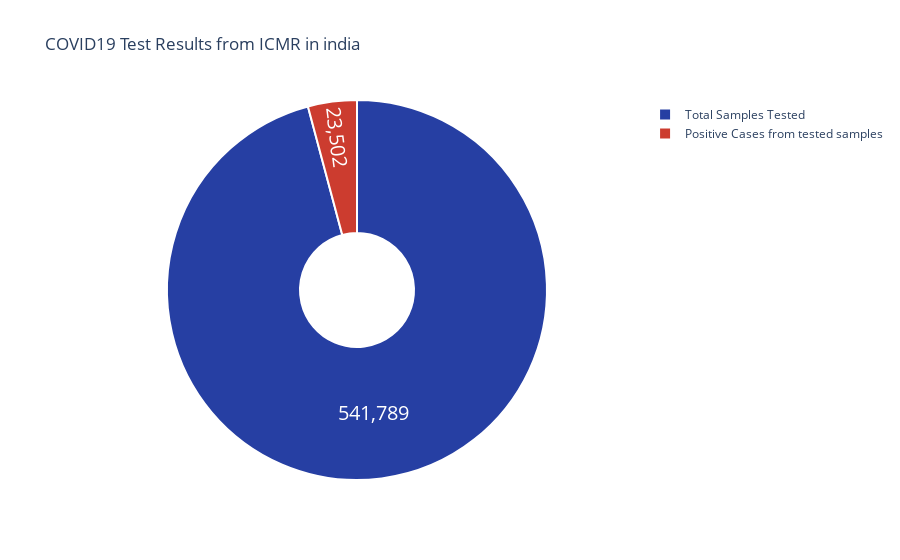

Notebook code cell kept with this figure:
### Code cell
#Overall 
fig = go.Figure(data=[go.Pie(labels=['Total Samples Tested','Positive Cases from tested samples'],
                            values= [total_tested,total_positive],hole =.3)])
fig.update_traces(hoverinfo='label+percent', textinfo='value',textfont_size=20,
                  marker=dict(colors=['#263fa3','#cc3c2f'], line=dict(color='#FFFFFF', width=2)))
fig.update_layout(title_text='COVID19 Test Results from ICMR in india',plot_bgcolor='rgb(275, 270, 273)')
fig.show()

### Figure 1 — Plotly figure (JSON) as saved in the notebook; plotly's stock layout.template omitted (floating-point values rounded to 4 significant figures)
{"data": [{"hole": 0.3, "hoverinfo": "label+percent", "labels": ["Total Samples Tested", "Positive Cases from tested samples"], "marker": {"colors": ["#263fa3", "#cc3c2f"], "line": {"color": "#FFFFFF", "width": 2}}, "textfont": {"size": 20}, "textinfo": "value", "type": "pie", "values": [541789, 23502]}], "layout": {"plot_bgcolor": "rgb(275, 270, 273)", "title": {"text": "COVID19 Test Results from ICMR in india"}}}
